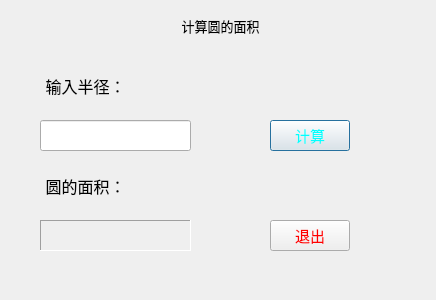
<?xml version="1.0" encoding="UTF-8"?>
<ui version="4.0">
 <class>Dialog</class>
 <widget class="QDialog" name="Dialog">
  <property name="geometry">
   <rect>
    <x>0</x>
    <y>0</y>
    <width>436</width>
    <height>300</height>
   </rect>
  </property>
  <property name="font">
   <font>
    <pointsize>10</pointsize>
   </font>
  </property>
  <property name="windowTitle">
   <string>计算圆的面积</string>
  </property>
  <widget class="QLabel" name="RadiusLabel">
   <property name="geometry">
    <rect>
     <x>40</x>
     <y>70</y>
     <width>91</width>
     <height>31</height>
    </rect>
   </property>
   <property name="font">
    <font>
     <pointsize>12</pointsize>
    </font>
   </property>
   <property name="layoutDirection">
    <enum>Qt::LeftToRight</enum>
   </property>
   <property name="text">
    <string>输入半径：</string>
   </property>
   <property name="alignment">
    <set>Qt::AlignCenter</set>
   </property>
  </widget>
  <widget class="QLabel" name="AreaLabel">
   <property name="geometry">
    <rect>
     <x>40</x>
     <y>170</y>
     <width>91</width>
     <height>31</height>
    </rect>
   </property>
   <property name="font">
    <font>
     <pointsize>12</pointsize>
    </font>
   </property>
   <property name="text">
    <string>圆的面积：</string>
   </property>
   <property name="alignment">
    <set>Qt::AlignCenter</set>
   </property>
  </widget>
  <widget class="QLabel" name="AreaOutput">
   <property name="geometry">
    <rect>
     <x>40</x>
     <y>220</y>
     <width>151</width>
     <height>31</height>
    </rect>
   </property>
   <property name="font">
    <font>
     <pointsize>10</pointsize>
    </font>
   </property>
   <property name="frameShape">
    <enum>QFrame::Panel</enum>
   </property>
   <property name="frameShadow">
    <enum>QFrame::Sunken</enum>
   </property>
   <property name="text">
    <string/>
   </property>
  </widget>
  <widget class="QLineEdit" name="RadiusInput">
   <property name="geometry">
    <rect>
     <x>40</x>
     <y>120</y>
     <width>151</width>
     <height>31</height>
    </rect>
   </property>
   <property name="font">
    <font>
     <pointsize>10</pointsize>
    </font>
   </property>
   <property name="inputMethodHints">
    <set>Qt::ImhFormattedNumbersOnly</set>
   </property>
   <property name="maxLength">
    <number>16</number>
   </property>
   <property name="frame">
    <bool>true</bool>
   </property>
   <property name="cursorPosition">
    <number>0</number>
   </property>
   <property name="cursorMoveStyle">
    <enum>Qt::LogicalMoveStyle</enum>
   </property>
  </widget>
  <widget class="QPushButton" name="CountButton">
   <property name="geometry">
    <rect>
     <x>270</x>
     <y>120</y>
     <width>80</width>
     <height>31</height>
    </rect>
   </property>
   <property name="palette">
    <palette>
     <active>
      <colorrole role="ButtonText">
       <brush brushstyle="SolidPattern">
        <color alpha="255">
         <red>0</red>
         <green>255</green>
         <blue>255</blue>
        </color>
       </brush>
      </colorrole>
     </active>
     <inactive>
      <colorrole role="ButtonText">
       <brush brushstyle="SolidPattern">
        <color alpha="255">
         <red>0</red>
         <green>255</green>
         <blue>255</blue>
        </color>
       </brush>
      </colorrole>
     </inactive>
     <disabled>
      <colorrole role="ButtonText">
       <brush brushstyle="SolidPattern">
        <color alpha="255">
         <red>231</red>
         <green>231</green>
         <blue>231</blue>
        </color>
       </brush>
      </colorrole>
     </disabled>
    </palette>
   </property>
   <property name="font">
    <font>
     <pointsize>11</pointsize>
    </font>
   </property>
   <property name="text">
    <string>计算</string>
   </property>
  </widget>
  <widget class="QPushButton" name="ExitButton">
   <property name="geometry">
    <rect>
     <x>270</x>
     <y>220</y>
     <width>80</width>
     <height>31</height>
    </rect>
   </property>
   <property name="palette">
    <palette>
     <active>
      <colorrole role="ButtonText">
       <brush brushstyle="SolidPattern">
        <color alpha="255">
         <red>255</red>
         <green>0</green>
         <blue>0</blue>
        </color>
       </brush>
      </colorrole>
     </active>
     <inactive>
      <colorrole role="ButtonText">
       <brush brushstyle="SolidPattern">
        <color alpha="255">
         <red>255</red>
         <green>0</green>
         <blue>0</blue>
        </color>
       </brush>
      </colorrole>
     </inactive>
     <disabled>
      <colorrole role="ButtonText">
       <brush brushstyle="SolidPattern">
        <color alpha="255">
         <red>231</red>
         <green>231</green>
         <blue>231</blue>
        </color>
       </brush>
      </colorrole>
     </disabled>
    </palette>
   </property>
   <property name="font">
    <font>
     <pointsize>11</pointsize>
    </font>
   </property>
   <property name="text">
    <string>退出</string>
   </property>
  </widget>
  <widget class="QLabel" name="label">
   <property name="geometry">
    <rect>
     <x>140</x>
     <y>10</y>
     <width>161</width>
     <height>31</height>
    </rect>
   </property>
   <property name="text">
    <string>计算圆的面积</string>
   </property>
   <property name="alignment">
    <set>Qt::AlignCenter</set>
   </property>
  </widget>
 </widget>
 <layoutdefault spacing="6" margin="11"/>
 <resources/>
 <connections/>
</ui>
